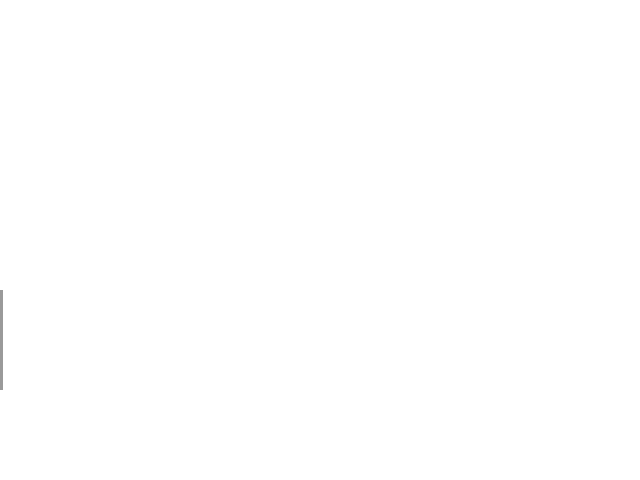
Frame 1 (no input)
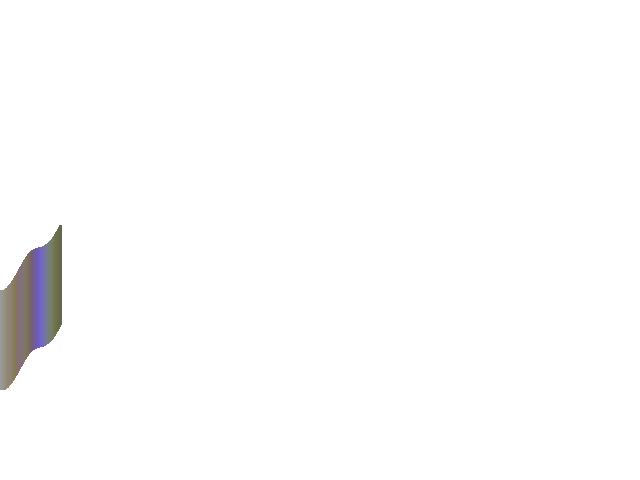
Frame 60 (the mouse pressed at the canvas centre just before this capture)
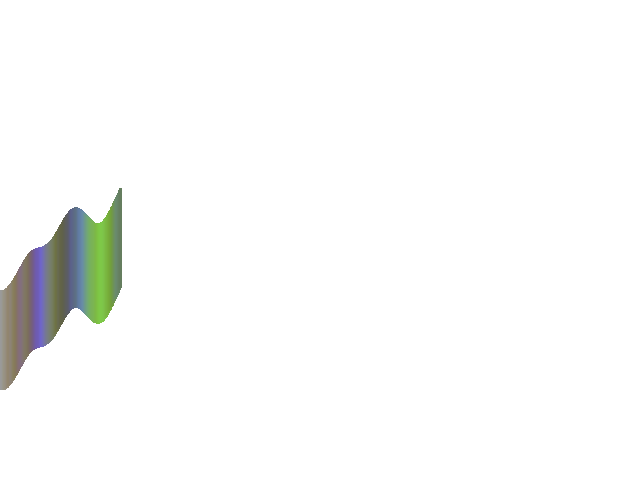
Frame 120 (the mouse held since frame 60 and released just before this capture)

The Processing sketch that drew these frames (run headless with seeded random() and noise(); from frame 60 on, the mouse is pressed at the canvas centre):

// Processing sketch: example_random_noise_y_03
// ── example_random_noise_y_03.pde
int x,y;

int r,g,b;

// Adjust this for jagged/smooth.
// Lower values are more smooth.
float noiseScale = 0.005;

float redNoiseScale   = 0.01;
float greenNoiseScale = 0.02;
float blueNoiseScale  = 0.05;

void setup(){
 size(640,480);
 background(255);
 noStroke();
 fill(50,80,240);
 
 // Initial x and y positions
 x = 0;
 
 r = 255;
 g = 255;
 b = 255;
}

void draw() {
 
  int xPos = x % width;
  
  if (xPos == 0){
   background(255); 
  }
  
  // Get a noise multiplier value
  // based on the current x position.
  float n = noise(x*noiseScale);
  
  // Color noise values
  float noisyRed   = map(noise(x * redNoiseScale),  0,1,0,255);
  float noisyGreen = map(noise(x * greenNoiseScale),0,1,0,255);
  float noisyBlue  = map(noise(x * blueNoiseScale), 0,1,0,255);
  
  // Change color based on the noise value!
  fill(noisyRed,noisyGreen,noisyBlue);
  
  // Draw a rectangle. Note that the
  // y-value is multiplied by our noise
  // value. This creates the smooth-random
  // positioning on the y-axis.
  y = (int)map(n,0,1,0,height);
  
  rect(xPos,y,3,100);
  
  // We're moving across the canvas from 
  // left to right, so increment x.
  x += 1;
  
}
